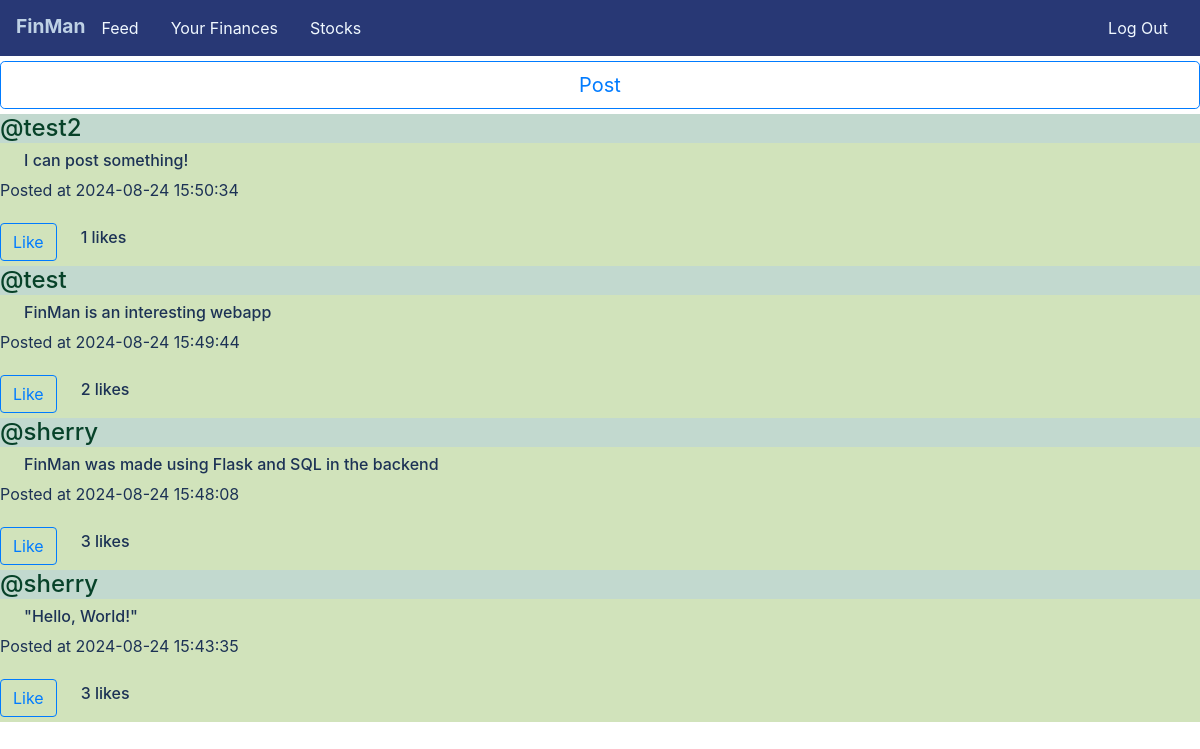
Page /feed (signed in) on the committed database.
### tables this page shows
CREATE TABLE posts(
    id INTEGER PRIMARY KEY AUTOINCREMENT,
    poster_id INTEGER NOT NULL,
    likes INTEGER DEFAULT 0,
    post TEXT NOT NULL
, time DATETIME NOT NULL);

CREATE TABLE users(
    id INTEGER PRIMARY KEY AUTOINCREMENT,
    username TEXT NOT NULL,
    hash TEXT NOT NULL,
    email TEXT
);

### app.py (the view)
@app.route("/feed", methods=["GET", "POST"])
@login_required
def feed():
    if request.method == "POST":
        post = request.form.get("like")
        try:
            db.execute("INSERT INTO liked (person_id,post_id) VALUES(?,?);", session["user_id"], post)
        except Exception:
            return "Already liked this post"
        likes = db.execute("SELECT likes FROM posts WHERE id=?", post)[0]["likes"]
        likes += 1
        print(likes)
        db.execute("UPDATE posts SET likes=? WHERE id=?", likes, post)
        return redirect("/feed")
    else:
        posts = db.execute("SELECT posts.id as num,likes,post,time,username FROM posts,users WHERE posts.poster_id=users.id ORDER BY time DESC,likes;")
        return render_template("feed.html", posts=posts)

### app.py (called while the page is built)
@app.after_request
def after_request(response):
    response.headers["Cache-Control"] = "no-cache, no-store, must-revalidate"
    response.headers["Expires"] = 0
    response.headers["Pragma"] = "no-cache"
    return response

### helpers.py (called while the page is built)
def login_required(f):
    @wraps(f)
    def decorated_function(*args, **kwargs):
        if session.get("user_id") is None:
            return redirect("/login")
        return f(*args, **kwargs)
    return decorated_function

### templates/feed.html (shortened to what this page needs)
{% extends "layout.html" %}
{% block body %}
    <div class="posts">
        <div class="make_post">
            <a href="/make-post"><button class="btn btn-outline-primary btn-lg btn-block">Post</button></a>
        </div>
        {% for post in posts %}
            <div class="post">
                <div class="username"><h4>@{{post["username"]}}</h4></div>
                <h6>{{post["post"]}}</h6>
                <p>Posted at {{post["time"]}}</p>
                <form action="/feed" method="post" class="like">
                    <button type="submit" name="like" value="{{post['num']}}" class="btn btn-outline-primary">Like</button>
                    <h6>{{post["likes"]}} likes</h6>
                </form>
            </div>
        {% endfor %}
    </div>
{% endblock %}

### static/styles.css (style rules this page uses)
.btn { margin: 5px 0; }
.post { width: 100%; background-color: #9bc36d76; color: #1c3255; }
.posts { display: flexbox; justify-content: center; }
.username { color:#074229; background-color: #bad3dca3; height: auto; }
.like { display: flex; align-items: center; }
h6 { padding: 0 2%; }
.make_post { display: block; }

### rows in the picture
posts: username "test2", post "I can post something!", time "2024-08-24 15:50:34", {{ post['num'] }} 8 (drawn), likes "1"
posts: username "test", post "FinMan is an interesting webapp", time "2024-08-24 15:49:44", {{ post['num'] }} 7 (drawn), likes "2"
posts: username "sherry", post "FinMan was made using Flask and SQL in the backend", time "2024-08-24 15:48:08", {{ post['num'] }} 6 (drawn), likes "3"
posts: username "sherry", post "\"Hello, World!\"", time "2024-08-24 15:43:35", {{ post['num'] }} 5 (drawn), likes "3"
